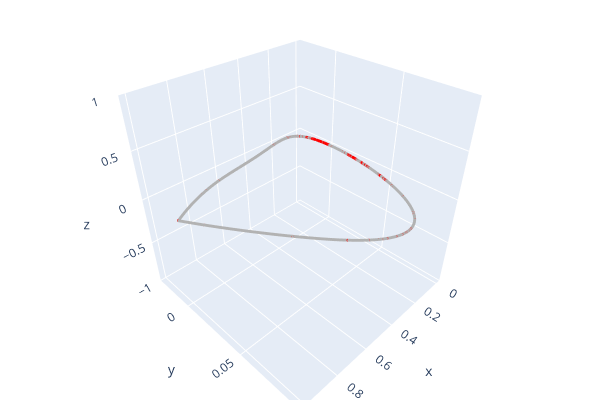

The code cell stored with this chart in its notebook:
### Code cell
# 2) Forward pass to get logits and critical indices
with torch.no_grad():
    logits, crit_idxs, _ = classifier15(points.unsqueeze(0).transpose(2, 1))  # crit_idxs: (1, C)
    crit_idxs = crit_idxs[0]                                                # (C,)
    crit_idxs = torch.unique(crit_idxs)                                     # unique indices

# 3) Build point clouds for visualization
all_pts  = points.cpu().numpy()                   # (N, 3)
crit_pts = all_pts[crit_idxs.cpu().numpy()]       # (M, 3) with M <= C

# Open3D requires colors in [0, 1]
import open3d as o3
import numpy as np

grey = np.array([0.7, 0.7, 0.7])
red  = np.array([1.0, 0.0, 0.0])

pc_all = o3.geometry.PointCloud()
pc_all.points = o3.utility.Vector3dVector(all_pts)
pc_all.colors = o3.utility.Vector3dVector(np.repeat(grey[None, :], all_pts.shape[0], axis=0))

pc_crit = o3.geometry.PointCloud()
pc_crit.points = o3.utility.Vector3dVector(crit_pts)
pc_crit.colors = o3.utility.Vector3dVector(np.repeat(red[None, :], crit_pts.shape[0], axis=0))

o3.visualization.draw_plotly([pc_all, pc_crit])   # or draw(pc_all); draw(pc_crit) locally

### Figure 1 — Plotly figure (JSON) as saved in the notebook; plotly's stock layout.template omitted (floating-point values rounded to 4 significant figures; data arrays with more than 128 entries replaced by an {"elided": "..."} marker saying what was removed)
{"data": [{"marker": {"color": {"elided": "10000x3 float values"}, "size": 1}, "mode": "markers", "type": "scatter3d", "x": {"elided": "10000 float values"}, "y": {"elided": "10000 float values"}, "z": {"elided": "10000 float values"}}, {"marker": {"color": {"elided": "212x3 float values"}, "size": 1}, "mode": "markers", "type": "scatter3d", "x": {"elided": "212 float values"}, "y": {"elided": "212 float values"}, "z": {"elided": "212 float values"}}], "layout": {"height": 400, "margin": {"b": 0, "l": 0, "r": 0, "t": 0}, "scene": {"camera": {"center": {"x": 0, "y": 0, "z": 0}, "up": {"x": 0, "y": 0, "z": 1}}}, "showlegend": false, "width": 600}}
